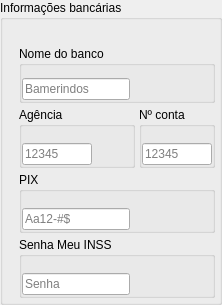
           <widget class="QGroupBox" name="gbInfoBancarias">
            <property name="sizePolicy">
             <sizepolicy hsizetype="Preferred" vsizetype="Expanding">
              <horstretch>0</horstretch>
              <verstretch>0</verstretch>
             </sizepolicy>
            </property>
            <property name="minimumSize">
             <size>
              <width>30</width>
              <height>0</height>
             </size>
            </property>
            <property name="maximumSize">
             <size>
              <width>300</width>
              <height>16777215</height>
             </size>
            </property>
            <property name="title">
             <string>Informações bancárias</string>
            </property>
            <layout class="QGridLayout" name="gridLayout_5">
             <property name="leftMargin">
              <number>16</number>
             </property>
             <property name="topMargin">
              <number>26</number>
             </property>
             <property name="rightMargin">
              <number>4</number>
             </property>
             <property name="bottomMargin">
              <number>4</number>
             </property>
             <property name="spacing">
              <number>4</number>
             </property>
             <item row="0" column="0" colspan="2">
              <widget class="QGroupBox" name="groupBox_24">
               <property name="title">
                <string>Nome do banco</string>
               </property>
               <layout class="QHBoxLayout" name="horizontalLayout_24">
                <property name="spacing">
                 <number>0</number>
                </property>
                <property name="leftMargin">
                 <number>0</number>
                </property>
                <property name="topMargin">
                 <number>12</number>
                </property>
                <property name="rightMargin">
                 <number>0</number>
                </property>
                <property name="bottomMargin">
                 <number>0</number>
                </property>
                <item alignment="Qt::AlignLeft">
                 <widget class="QLineEdit" name="leNomeBanco">
                  <property name="minimumSize">
                   <size>
                    <width>50</width>
                    <height>0</height>
                   </size>
                  </property>
                  <property name="maximumSize">
                   <size>
                    <width>120</width>
                    <height>16777215</height>
                   </size>
                  </property>
                  <property name="maxLength">
                   <number>40</number>
                  </property>
                  <property name="placeholderText">
                   <string>Bamerindos</string>
                  </property>
                 </widget>
                </item>
                <item>
                 <spacer name="horizontalSpacer_5">
                  <property name="orientation">
                   <enum>Qt::Horizontal</enum>
                  </property>
                  <property name="sizeHint" stdset="0">
                   <size>
                    <width>40</width>
                    <height>20</height>
                   </size>
                  </property>
                 </spacer>
                </item>
               </layout>
              </widget>
             </item>
             <item row="1" column="0">
              <widget class="QGroupBox" name="groupBox_25">
               <property name="title">
                <string>Agência</string>
               </property>
               <layout class="QHBoxLayout" name="horizontalLayout_25">
                <property name="spacing">
                 <number>0</number>
                </property>
                <property name="leftMargin">
                 <number>0</number>
                </property>
                <property name="topMargin">
                 <number>16</number>
                </property>
                <property name="rightMargin">
                 <number>0</number>
                </property>
                <property name="bottomMargin">
                 <number>0</number>
                </property>
                <item>
                 <widget class="QLineEdit" name="leNumeroAgencia">
                  <property name="minimumSize">
                   <size>
                    <width>50</width>
                    <height>0</height>
                   </size>
                  </property>
                  <property name="maximumSize">
                   <size>
                    <width>70</width>
                    <height>16777215</height>
                   </size>
                  </property>
                  <property name="maxLength">
                   <number>5</number>
                  </property>
                  <property name="placeholderText">
                   <string>12345</string>
                  </property>
                 </widget>
                </item>
                <item>
                 <spacer name="horizontalSpacer_4">
                  <property name="orientation">
                   <enum>Qt::Horizontal</enum>
                  </property>
                  <property name="sizeHint" stdset="0">
                   <size>
                    <width>40</width>
                    <height>20</height>
                   </size>
                  </property>
                 </spacer>
                </item>
               </layout>
              </widget>
             </item>
             <item row="1" column="1">
              <widget class="QGroupBox" name="groupBox_26">
               <property name="title">
                <string>Nº conta</string>
               </property>
               <layout class="QHBoxLayout" name="horizontalLayout_26">
                <property name="spacing">
                 <number>0</number>
                </property>
                <property name="leftMargin">
                 <number>0</number>
                </property>
                <property name="topMargin">
                 <number>16</number>
                </property>
                <property name="rightMargin">
                 <number>0</number>
                </property>
                <property name="bottomMargin">
                 <number>0</number>
                </property>
                <item alignment="Qt::AlignLeft">
                 <widget class="QLineEdit" name="leNumeroConta">
                  <property name="minimumSize">
                   <size>
                    <width>50</width>
                    <height>0</height>
                   </size>
                  </property>
                  <property name="maximumSize">
                   <size>
                    <width>70</width>
                    <height>16777215</height>
                   </size>
                  </property>
                  <property name="maxLength">
                   <number>5</number>
                  </property>
                  <property name="placeholderText">
                   <string>12345</string>
                  </property>
                 </widget>
                </item>
               </layout>
              </widget>
             </item>
             <item row="2" column="0" colspan="2">
              <widget class="QGroupBox" name="groupBox_27">
               <property name="title">
                <string>PIX</string>
               </property>
               <layout class="QHBoxLayout" name="horizontalLayout_27">
                <property name="spacing">
                 <number>0</number>
                </property>
                <property name="leftMargin">
                 <number>0</number>
                </property>
                <property name="topMargin">
                 <number>16</number>
                </property>
                <property name="rightMargin">
                 <number>0</number>
                </property>
                <property name="bottomMargin">
                 <number>0</number>
                </property>
                <item>
                 <widget class="QLineEdit" name="lePix">
                  <property name="minimumSize">
                   <size>
                    <width>50</width>
                    <height>0</height>
                   </size>
                  </property>
                  <property name="maxLength">
                   <number>40</number>
                  </property>
                  <property name="placeholderText">
                   <string>Aa12-#$</string>
                  </property>
                 </widget>
                </item>
                <item>
                 <spacer name="horizontalSpacer_6">
                  <property name="orientation">
                   <enum>Qt::Horizontal</enum>
                  </property>
                  <property name="sizeHint" stdset="0">
                   <size>
                    <width>40</width>
                    <height>20</height>
                   </size>
                  </property>
                 </spacer>
                </item>
               </layout>
              </widget>
             </item>
             <item row="3" column="0" colspan="2">
              <widget class="QGroupBox" name="groupBox_28">
               <property name="title">
                <string>Senha Meu INSS</string>
               </property>
               <layout class="QHBoxLayout" name="horizontalLayout_28">
                <property name="spacing">
                 <number>0</number>
                </property>
                <property name="leftMargin">
                 <number>0</number>
                </property>
                <property name="topMargin">
                 <number>16</number>
                </property>
                <property name="rightMargin">
                 <number>0</number>
                </property>
                <property name="bottomMargin">
                 <number>0</number>
                </property>
                <item>
                 <widget class="QLineEdit" name="leSenhaINSS">
                  <property name="maxLength">
                   <number>60</number>
                  </property>
                  <property name="placeholderText">
                   <string>Senha</string>
                  </property>
                 </widget>
                </item>
                <item>
                 <spacer name="horizontalSpacer_7">
                  <property name="orientation">
                   <enum>Qt::Horizontal</enum>
                  </property>
                  <property name="sizeHint" stdset="0">
                   <size>
                    <width>40</width>
                    <height>20</height>
                   </size>
                  </property>
                 </spacer>
                </item>
               </layout>
              </widget>
             </item>
            </layout>
           </widget>
